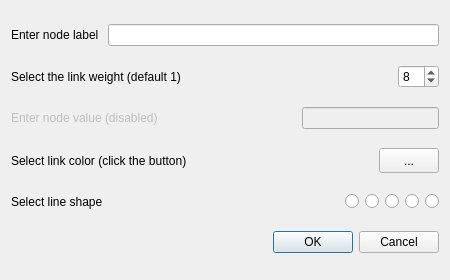
<?xml version="1.0" encoding="UTF-8"?>
<ui version="4.0">
 <class>EdgeEditDialog</class>
 <widget class="QDialog" name="EdgeEditDialog">
  <property name="geometry">
   <rect>
    <x>0</x>
    <y>0</y>
    <width>450</width>
    <height>280</height>
   </rect>
  </property>
  <property name="minimumSize">
   <size>
    <width>450</width>
    <height>280</height>
   </size>
  </property>
  <property name="windowTitle">
   <string>Node Properties</string>
  </property>
  <layout class="QGridLayout" name="gridLayout">
   <item row="0" column="0" colspan="2">
    <layout class="QHBoxLayout" name="horizontalLayout">
     <item>
      <widget class="QLabel" name="label">
       <property name="text">
        <string>Enter node label </string>
       </property>
      </widget>
     </item>
     <item>
      <widget class="QLineEdit" name="labelEdit"/>
     </item>
    </layout>
   </item>
   <item row="2" column="0" colspan="2">
    <layout class="QHBoxLayout" name="horizontalLayout_3">
     <item>
      <widget class="QLabel" name="label_3">
       <property name="enabled">
        <bool>false</bool>
       </property>
       <property name="text">
        <string>Enter node value (disabled)</string>
       </property>
      </widget>
     </item>
     <item>
      <spacer name="horizontalSpacer_2">
       <property name="orientation">
        <enum>Qt::Horizontal</enum>
       </property>
       <property name="sizeHint" stdset="0">
        <size>
         <width>40</width>
         <height>20</height>
        </size>
       </property>
      </spacer>
     </item>
     <item>
      <widget class="QLineEdit" name="valueEdit">
       <property name="enabled">
        <bool>false</bool>
       </property>
      </widget>
     </item>
    </layout>
   </item>
   <item row="4" column="0" colspan="2">
    <layout class="QHBoxLayout" name="horizontalLayout_5">
     <item>
      <widget class="QLabel" name="label_5">
       <property name="text">
        <string>Select line shape</string>
       </property>
      </widget>
     </item>
     <item>
      <spacer name="horizontalSpacer_4">
       <property name="orientation">
        <enum>Qt::Horizontal</enum>
       </property>
       <property name="sizeHint" stdset="0">
        <size>
         <width>40</width>
         <height>20</height>
        </size>
       </property>
      </spacer>
     </item>
     <item>
      <widget class="QRadioButton" name="boxRadio">
       <property name="text">
        <string/>
       </property>
       <property name="icon">
        <iconset resource="../src.qrc">
         <normaloff>:/images/box.png</normaloff>:/images/box.png</iconset>
       </property>
      </widget>
     </item>
     <item>
      <widget class="QRadioButton" name="circleRadio">
       <property name="text">
        <string/>
       </property>
       <property name="icon">
        <iconset resource="../src.qrc">
         <normaloff>:/images/circle.png</normaloff>:/images/circle.png</iconset>
       </property>
      </widget>
     </item>
     <item>
      <widget class="QRadioButton" name="diamondRadio">
       <property name="text">
        <string/>
       </property>
       <property name="icon">
        <iconset resource="../src.qrc">
         <normaloff>:/images/diamond.png</normaloff>:/images/diamond.png</iconset>
       </property>
      </widget>
     </item>
     <item>
      <widget class="QRadioButton" name="ellipseRadio">
       <property name="text">
        <string/>
       </property>
       <property name="icon">
        <iconset resource="../src.qrc">
         <normaloff>:/images/ellipse.png</normaloff>:/images/ellipse.png</iconset>
       </property>
      </widget>
     </item>
     <item>
      <widget class="QRadioButton" name="triangleRadio">
       <property name="text">
        <string/>
       </property>
       <property name="icon">
        <iconset resource="../src.qrc">
         <normaloff>:/images/triangle.png</normaloff>:/images/triangle.png</iconset>
       </property>
      </widget>
     </item>
    </layout>
   </item>
   <item row="5" column="1">
    <widget class="QDialogButtonBox" name="buttonBox">
     <property name="orientation">
      <enum>Qt::Horizontal</enum>
     </property>
     <property name="standardButtons">
      <set>QDialogButtonBox::Cancel|QDialogButtonBox::Ok</set>
     </property>
    </widget>
   </item>
   <item row="3" column="0" colspan="2">
    <layout class="QHBoxLayout" name="horizontalLayout_4">
     <item>
      <widget class="QLabel" name="label_4">
       <property name="text">
        <string>Select link color (click the button)</string>
       </property>
      </widget>
     </item>
     <item>
      <spacer name="horizontalSpacer_3">
       <property name="orientation">
        <enum>Qt::Horizontal</enum>
       </property>
       <property name="sizeHint" stdset="0">
        <size>
         <width>40</width>
         <height>20</height>
        </size>
       </property>
      </spacer>
     </item>
     <item>
      <widget class="QToolButton" name="colorButton">
       <property name="minimumSize">
        <size>
         <width>60</width>
         <height>25</height>
        </size>
       </property>
       <property name="text">
        <string>...</string>
       </property>
       <property name="iconSize">
        <size>
         <width>60</width>
         <height>20</height>
        </size>
       </property>
      </widget>
     </item>
    </layout>
   </item>
   <item row="1" column="0" colspan="2">
    <layout class="QHBoxLayout" name="horizontalLayout_2">
     <item>
      <widget class="QLabel" name="label_2">
       <property name="text">
        <string>Select the link weight (default 1)</string>
       </property>
      </widget>
     </item>
     <item>
      <spacer name="horizontalSpacer">
       <property name="orientation">
        <enum>Qt::Horizontal</enum>
       </property>
       <property name="sizeHint" stdset="0">
        <size>
         <width>40</width>
         <height>20</height>
        </size>
       </property>
      </spacer>
     </item>
     <item>
      <widget class="QSpinBox" name="sizeSpin">
       <property name="value">
        <number>8</number>
       </property>
      </widget>
     </item>
    </layout>
   </item>
  </layout>
 </widget>
 <resources>
  <include location="../src.qrc"/>
 </resources>
 <connections>
  <connection>
   <sender>buttonBox</sender>
   <signal>accepted()</signal>
   <receiver>EdgeEditDialog</receiver>
   <slot>accept()</slot>
   <hints>
    <hint type="sourcelabel">
     <x>233</x>
     <y>316</y>
    </hint>
    <hint type="destinationlabel">
     <x>157</x>
     <y>274</y>
    </hint>
   </hints>
  </connection>
  <connection>
   <sender>buttonBox</sender>
   <signal>rejected()</signal>
   <receiver>EdgeEditDialog</receiver>
   <slot>reject()</slot>
   <hints>
    <hint type="sourcelabel">
     <x>301</x>
     <y>322</y>
    </hint>
    <hint type="destinationlabel">
     <x>286</x>
     <y>274</y>
    </hint>
   </hints>
  </connection>
 </connections>
</ui>
